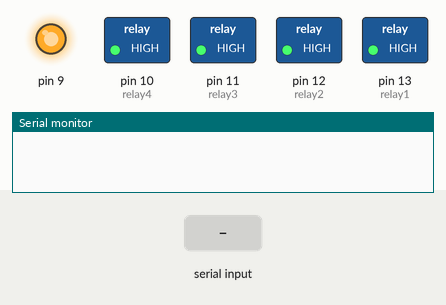
Simulated run of this sketch. Board: Arduino Uno, built with avr-gcc and run on an emulated ATmega328P. Parts: switched loads named in the sketch (green lamp = pin HIGH), output pins drawn as LEDs (lit = HIGH), the last lines printed to the serial monitor. The test bench sets the inputs (shaded band).

Above: at 1.2 s.
1.3 s: "A" received over Serial
At 2.0 s:
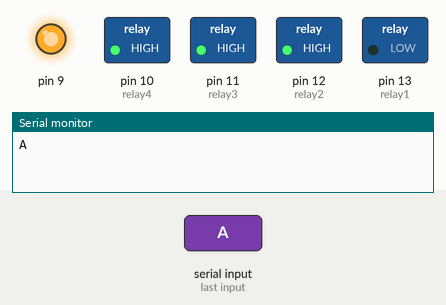
2.8 s: "C" received over Serial
At 3.2 s:
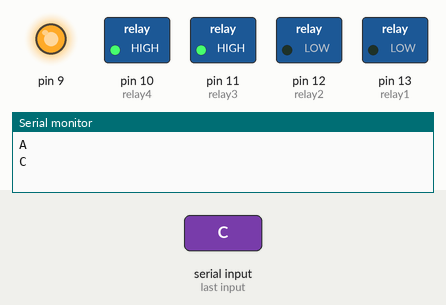
4.3 s: "B" received over Serial
At 5.5 s:
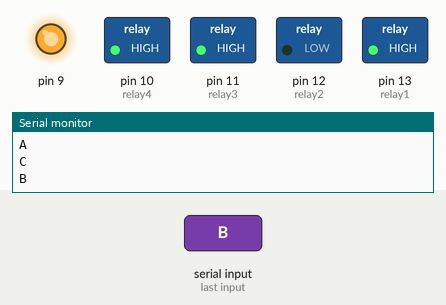
5.8 s: "E" received over Serial
At 6.7 s:
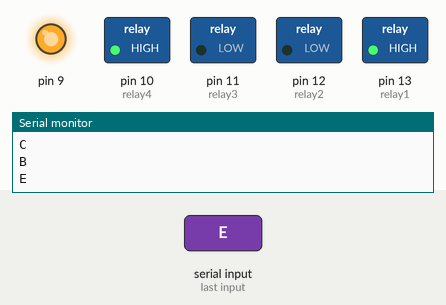
7.3 s: "D" received over Serial
At 7.8 s:
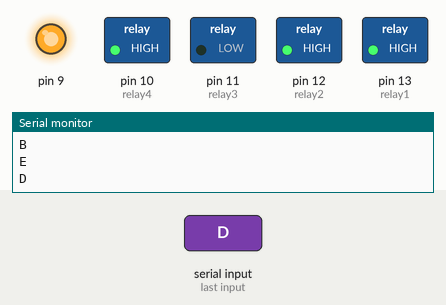
8.8 s: "G" received over Serial
At 10.2 s:
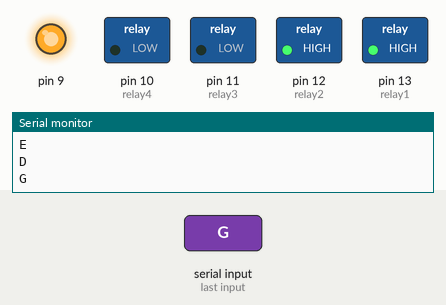
Timing chart, 0 to 11.3 s (numbered marks = the images above; inputs shaded):
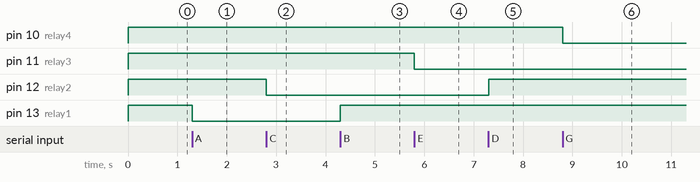

The sketch:

Hubtooth.ino
```cpp
#include <Servo.h>


char junk;

const int relay1 = 13;
const int relay2 = 12;
const int relay3 = 11;
const int relay4 = 10;


String inputString="";

void setup()                    // run once, when the sketch starts
{

  pinMode(9, OUTPUT);
 Serial.begin(9600);            // set the baud rate to 9600, same should be of your Serial Monitor
 pinMode(relay1, OUTPUT);
 pinMode(relay2, OUTPUT);
 pinMode(relay3, OUTPUT);
 pinMode(relay4, OUTPUT);

 digitalWrite(relay1, HIGH);
  digitalWrite(relay2, HIGH);
   digitalWrite(relay3, HIGH);
    digitalWrite(relay4, HIGH);
     digitalWrite(9, HIGH);


}

void loop()
{
  if(Serial.available()){
  while(Serial.available())
    {
      char inChar = (char)Serial.read(); //read the input
      inputString += inChar;        //make a string of the characters coming on serial
    }
    Serial.println(inputString);
    while (Serial.available() > 0)
    { junk = Serial.read() ; }      // clear the serial buffer
    if(inputString == "B"){         //in case of 'A' turn the bulb On
      digitalWrite(relay1, HIGH);

    }
     else if(inputString == "A"){   //in case of 'B' turn the bulb off
       digitalWrite(relay1, LOW);
     }

       else if(inputString == "D"){   //in case of 'D' turn the bulb off
          digitalWrite(relay2, HIGH);
       }
       else if(inputString == "C"){   //in case of 'C' turn the bulb off
          digitalWrite(relay2, LOW);
       }


       else if(inputString == "F"){   //in case of 'F' turn the switch off
           digitalWrite(relay3, HIGH);
       }
       else if(inputString == "E"){   //in case of 'E' turn the switch off
          digitalWrite(relay3, LOW);
       }


       else if(inputString == "H"){   //in case of 'H' turn the switch off
          digitalWrite(relay4, HIGH);
       }
       else if(inputString == "G"){   //in case of 'G' turn the switch off
          digitalWrite(relay4, LOW);
       }

    inputString = "";
  }
  }
```

Measured:
- after the input at 1.3 s, pin 13 (relay1): HIGH → LOW at once
- after the input at 2.8 s, pin 12 (relay2): HIGH → LOW at once
- after the input at 4.3 s, pin 13 (relay1): LOW → HIGH at once
- after the input at 5.8 s, pin 11 (relay3): HIGH → LOW at once
- after the input at 7.3 s, pin 12 (relay2): LOW → HIGH at once
- after the input at 8.8 s, pin 10 (relay4): HIGH → LOW at once
